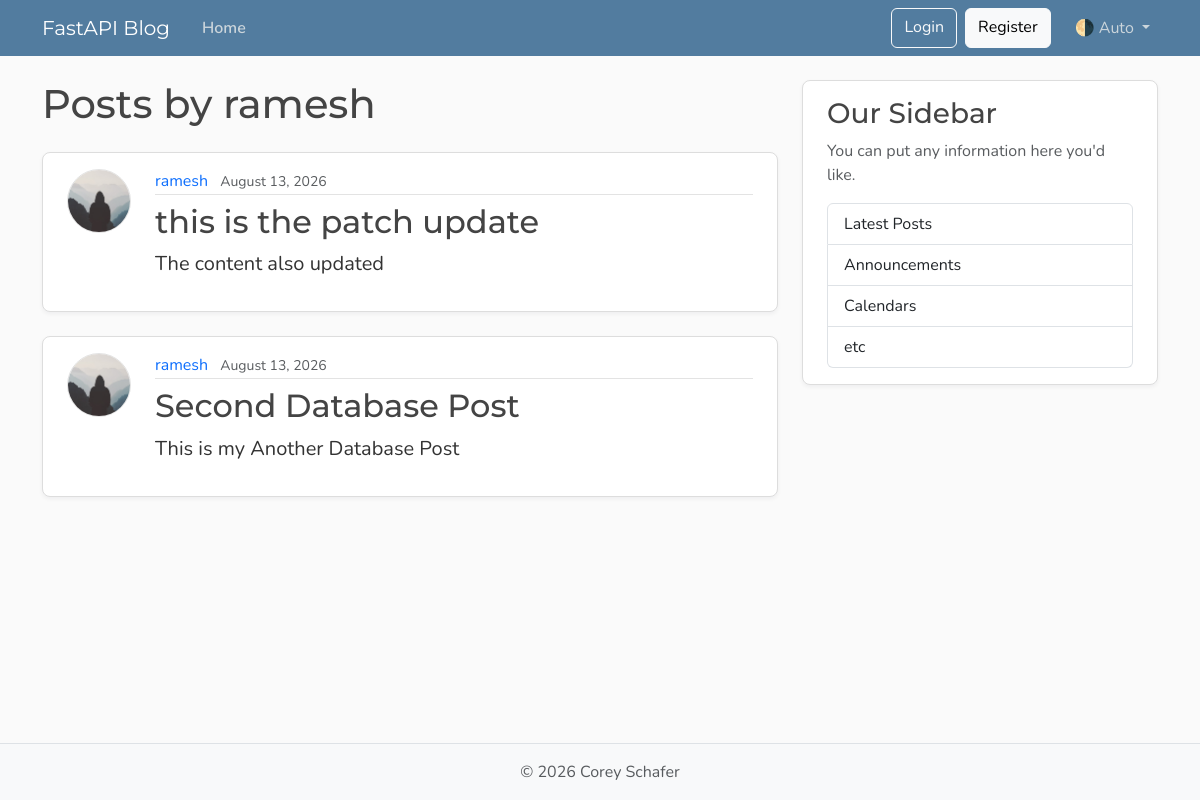
The page /users/1/posts on the database its author committed.
### models.py (models this page shows, shortened)
class User(Base):
    __tablename__ = "users"
    id: Mapped[int] = mapped_column(Integer, primary_key=True, index=True)
    username: Mapped[str] = mapped_column(String(50), unique=True, nullable=False)
    email: Mapped[str] = mapped_column(String(120), unique=True, nullable=False)
    image_file:  Mapped[Optional[str]] = mapped_column(
        String(200),
        nullable=True,
        default=None,
    )
    posts: Mapped[List[Post]] = relationship(back_populates="author", cascade="all, delete-orphan", )

class Post(Base):
    __tablename__ = "posts"
    id: Mapped[int] = mapped_column(Integer, primary_key=True, index=True)
    title: Mapped[str] = mapped_column(String(100), nullable=False)
    content: Mapped[str] = mapped_column(Text, nullable=False)
    user_id: Mapped[int] = mapped_column(
        ForeignKey("users.id"),
        nullable=False,
        index=True,
    )
    date_posted: Mapped[datetime] = mapped_column(
        DateTime(timezone=True),
        default=lambda: datetime.now(timezone.utc),
    )
    author: Mapped[User] = relationship(back_populates="posts")

### main.py (the view)
@app.get("/users/{user_id}/posts", include_in_schema=False, name="user_posts")
def user_posts_page(
    request: Request,
    user_id: int,
    db: Annotated[Session, Depends(get_db)],
):
    result = db.execute(select(models.User).where(models.User.id == user_id))
    user = result.scalars().first()
    if not user:
        raise HTTPException(
            status_code=status.HTTP_404_NOT_FOUND,
            detail="User not found",
        )
    result = db.execute(select(models.Post).where(models.Post.user_id == user_id))
    posts = result.scalars().all()
    return templates.TemplateResponse(
        request,
        "user_posts.html",
        {"posts": posts, "user": user, "title": f"{user.username}'s Posts"},
    )

### templates/user_posts.html
{% extends "layout.html" %}
{% block content %}
  <h1 class="mb-4">Posts by {{ user.username }}</h1>
  {% for post in posts %}
    <article class="content-section py-3 px-4 mb-4">
      <div class="d-flex align-items-start gap-4">
        <img class="rounded-circle article-img flex-shrink-0"
             src="{{ post.author.image_path }}"
             alt="{{ post.author.username }}'s profile picture"
             width="64"
             height="64"
             loading="lazy">
        <div class="flex-grow-1">
          <div class="article-metadata mb-2">
            <a class="me-2"
               href="{{ url_for('user_posts', user_id=post.author.id) }}">{{ post.author.username }}</a>
            <small class="text-body-secondary">{{ post.date_posted.strftime("%B %d, %Y") }}</small>
          </div>
          <h2>
            <a class="article-title"
               href="{{ url_for('post_page', post_id=post.id) }}">{{ post.title }}</a>
          </h2>
          <p class="article-content">{{ post.content }}</p>
        </div>
      </div>
    </article>
  {% else %}
    <p class="text-body-secondary">No posts by this user yet.</p>
  {% endfor %}
{% endblock content %}

### static/css/main.css (style rules this page uses)
:root { --font-heading: "Montserrat", system-ui, -apple-system, BlinkMacSystemFont, sans-serif; --font-body: "Nunito", system-ui, -apple-system, BlinkMacSystemFont, sans-serif; --color-bg-body: #fafafa; --color-bg-content: #ffffff; --color-text-primary: #333333; --color-text-heading: #444444; --color-steel: #527c9f; --color-nav-link: #cbd5db; --color-nav-link-hover: #ffffff; --color-link-hover: #428bca; --color-border: #dddddd; --color-border-light: #e3e3e3; --spacing-xl: 5rem; --article-img-size: 4rem; --account-img-size: 7.813rem; }
body { font-family: var(--font-body); background: var(--color-bg-body); color: var(--color-text-primary); }
h1, h2, h3, h4, h5, h6 { font-family: var(--font-heading); color: var(--color-text-heading); }
a { text-decoration: none; }
.content-section { background: var(--color-bg-content); border: 1px solid var(--color-border); border-radius: 0.5rem; box-shadow: 0 2px 4px rgba(15, 23, 42, 0.05); transition: box-shadow 0.15s ease, transform 0.15s ease, border-color 0.15s ease; }
.article-title { color: var(--color-text-heading); transition: color 0.2s ease-in-out; }
.article-content { white-space: pre-line; font-size: 1.25rem; }
.article-img { height: var(--article-img-size); width: var(--article-img-size); flex-shrink: 0; object-fit: cover; border: 1px solid var(--color-border-light); box-shadow: 0 0 0 2px var(--color-bg-content); }
.article-metadata { padding-bottom: 0.063rem; border-bottom: 1px solid var(--color-border-light); }
.article-metadata a { transition: color 0.2s ease-in-out; }

### rows shown on the page
User: username "ramesh"
Post: author.username "ramesh", date_posted "August 13, 2026", title "this is the patch update", content "The content also updated"
Post: author.username "ramesh", date_posted "August 13, 2026", title "Second Database Post", content "This is my Another Database Post"
